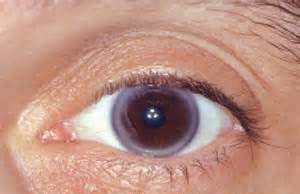
%> input picture NewEye.jpg, 300 x 194 px
$ octave High_pass_filter_iris.m   (GNU Octave 9; MATLAB toolbox functions it lacks are replaced by stand-ins)
%> lines starting %> are read from the running program, lines starting %| are printed output that depends on the picture
ic = imread('NewEye.jpg');
%> ic is the input picture: size 194x300x3 uint8; mean R, G, B 188.8, 145, 131.3
Im1 = im2double(ic); % need to convert image to double for histogram to work

 %% Step 3. Convert RGB image or colormap to intensity image
ImR = Im1(:,:,1);    % Red
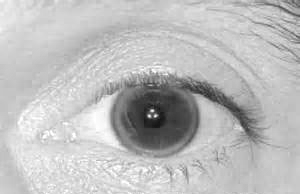
%> ImR: size 194x300 double; min 0.0784, max 1, mean 0.74
ImG = Im1(:,:,2);    %Green
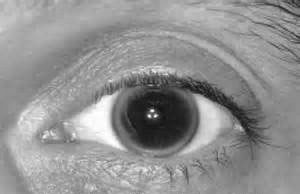
%> ImG: size 194x300 double; min 0.0392, max 1, mean 0.569
ImB = Im1(:,:,3);    %Blue
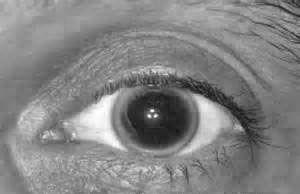
%> ImB: size 194x300 double; min 0.0549, max 1, mean 0.515
ImL = rgb2gray(Im1); %Gray grayscale

px=[-1 0 1;-1 0 1;-1 0 1];
icx=filter2(px,ImL);
figure (1), imshow(icx);
py=px';
icy=filter2(py,ImL);
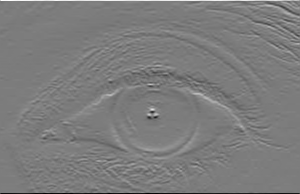
%> icy: size 194x300 double; min -2.32, max 2.42, mean 0.000164; drawn with min black and max white
figure (2), imshow(icx);
pedge=sqrt(icx.^2 + icy.^2);
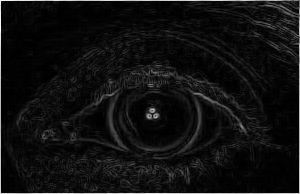
%> pedge: size 194x300 double; min 0, max 2.49, mean 0.161; drawn with min black and max white
figure (3), imshow(pedge);
%> after `imshow(pedge)`:
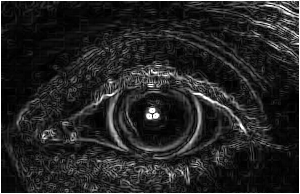
%> displayed picture: size 194x300, on the screen's scale of 0 to 255; min 0, max 255, mean 36.9
fe=im2bw(pedge,0.25);
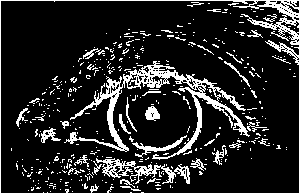
%> fe: size 194x300 logical; 15.2% white in thin lines or dots
figure (4),imshow(fe);
